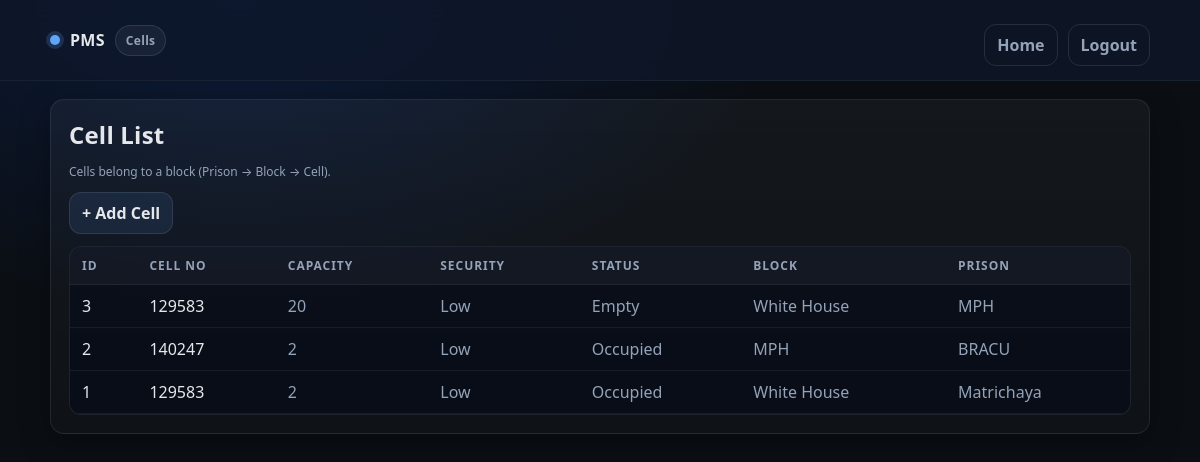
Page /cells/list.php (signed in) on the committed database.
### tables this page shows
CREATE TABLE `cell` (
  `CellID` int(11) NOT NULL,
  `BlockID` int(11) NOT NULL,
  `CellNumber` varchar(20) NOT NULL,
  `Capacity` int(11) NOT NULL,
  `SecurityLevel` varchar(30) NOT NULL,
  `Status` varchar(30) NOT NULL
);

CREATE TABLE `block` (
  `BlockID` int(11) NOT NULL,
  `PrisonID` int(11) NOT NULL,
  `Name` varchar(80) NOT NULL,
  `Type` varchar(30) NOT NULL
);

CREATE TABLE `prison` (
  `PrisonID` int(11) NOT NULL,
  `Name` varchar(100) NOT NULL,
  `Location` varchar(150) NOT NULL,
  `TotalCapacity` int(11) NOT NULL
);

### cells/list.php (the view, shortened to what this page needs)
<?php
require_once(__DIR__ . "/../config/db.php");
$res = $conn->query("
  SELECT c.CellID, c.CellNumber, c.Capacity, c.SecurityLevel, c.Status,
         b.Name AS BlockName, p.Name AS PrisonName
  FROM Cell c
  JOIN Block b ON b.BlockID = c.BlockID
  JOIN Prison p ON p.PrisonID = b.PrisonID
  ORDER BY c.CellID DESC
");
?>
<!doctype html>
<html lang="en">
<head>
  <link rel="stylesheet" href="../assets/style.css">
</head>
<body>
<div class="nav">
  <div class="row">
    <div class="brand">
      <span class="dot"></span>
      <span>PMS</span>
      <span class="badge">Cells</span>
    </div>
    <div class="actions">
      <a class="btn btn-ghost" href="../index.php">Home</a>
      <a class="btn btn-ghost" href="../auth/logout.php">Logout</a>
    </div>
  </div>
</div>
<div class="container">
  <div class="card">
    <h1>Cell List</h1>
    <p class="small">Cells belong to a block (Prison → Block → Cell).</p>
    <?php if(isset($_SESSION["Role"]) && $_SESSION["Role"] === "ADMIN"): ?>
      <div class="actions">
        <a class="btn" href="add.php">+ Add Cell</a>
      </div>
    <?php endif; ?>
    <div class="table-wrap">
      <table class="table">
        <tr>
          <th>ID</th>
          <th>Cell No</th>
          <th>Capacity</th>
          <th>Security</th>
          <th>Status</th>
          <th>Block</th>
          <th>Prison</th>
        </tr>
        <?php if($res && $res->num_rows>0): ?>
          <?php while($r=$res->fetch_assoc()): ?>
            <tr>
              <td><?= (int)$r["CellID"] ?></td>
              <td><?= htmlspecialchars($r["CellNumber"]) ?></td>
              <td class="muted"><?= (int)$r["Capacity"] ?></td>
              <td class="muted"><?= htmlspecialchars($r["SecurityLevel"]) ?></td>
              <td class="muted"><?= htmlspecialchars($r["Status"]) ?></td>
              <td class="muted"><?= htmlspecialchars($r["BlockName"]) ?></td>
              <td class="muted"><?= htmlspecialchars($r["PrisonName"]) ?></td>
            </tr>
          <?php endwhile; ?>
        <?php else: ?>
          <tr><td colspan="7"><div class="alert">No cells found.</div></td></tr>
        <?php endif; ?>
      </table>
    </div>
  </div>
</div>
</body>
</html>

### assets/style.css (style rules this page uses)
:root { --bg:#0b0f14; --panel:#0f172a; --card:#0b1220; --text:#e5e7eb; --muted:#94a3b8; --line:#1f2937; --accent:#60a5fa; --accent2:#22c55e; --danger:#ef4444; --warn:#f59e0b; --radius:14px; --shadow: 0 10px 30px rgba(0,0,0,.35); }
* { box-sizing:border-box }
html,body { height:100% }
body { margin:0; font-family: ui-sans-serif, system-ui, -apple-system, Segoe UI, Roboto, Arial, "Noto Sans", "Helvetica Neue", sans-serif; background: radial-gradient(1200px 700px at 20% 0%, #0b1b3a 0%, var(--bg) 45%) fixed; color:var(--text); }
a { color:var(--accent); text-decoration:none }
.container { width:min(1100px, 92%); margin: 0 auto; padding: 18px 0 40px; }
.nav { position:sticky; top:0; backdrop-filter: blur(10px); background: rgba(15,23,42,.75); border-bottom:1px solid rgba(31,41,55,.7); z-index:10; }
.nav .row { width:min(1100px, 92%); margin:0 auto; padding:14px 0; display:flex; align-items:center; justify-content:space-between; gap:12px; }
.brand { display:flex; align-items:center; gap:10px; font-weight:700; letter-spacing:.3px; }
.brand .dot { width:10px;height:10px;border-radius:999px;background:var(--accent); box-shadow:0 0 0 4px rgba(96,165,250,.18); }
.badge { display:inline-flex; align-items:center; gap:8px; padding:6px 10px; border-radius:999px; font-size:12px; color:var(--muted); background: rgba(148,163,184,.08); border:1px solid rgba(148,163,184,.18); }
.card { background: linear-gradient(180deg, rgba(255,255,255,.04), rgba(255,255,255,.02)); border:1px solid rgba(148,163,184,.14); border-radius: var(--radius); box-shadow: var(--shadow); padding: 18px; }
h1 { margin:0 0 8px; font-size:24px; letter-spacing:.2px; }
.actions { display:flex;flex-wrap:wrap;gap:10px;margin-top:10px }
.btn { display:inline-flex; align-items:center; justify-content:center; padding:9px 12px; border-radius: 12px; border:1px solid rgba(148,163,184,.18); background: rgba(96,165,250,.10); color: var(--text); font-weight:600; }
.btn-ghost { background: transparent; color: var(--muted); }
.table-wrap { margin-top:12px; border-radius: 12px; overflow:hidden; border:1px solid rgba(148,163,184,.14); background: rgba(2,6,23,.4); }
.table { width:100%; border-collapse:collapse; }
.table th, .table td { padding: 10px 12px; border-bottom:1px solid rgba(148,163,184,.10); text-align:left; white-space:nowrap; }
.table th { font-size:12px; color: var(--muted); text-transform: uppercase; letter-spacing: .08em; background: rgba(148,163,184,.06); }
.table td.muted { color: var(--muted); }
.table td:last-child { white-space:nowrap; }
.small { font-size:12px;color:var(--muted) }

### rows in the picture
cell: CellID "3", CellNumber "129583", Capacity "20", SecurityLevel "Low", Status "Empty", BlockID.Name "White House", prison.Name "MPH"
cell: CellID "2", CellNumber "140247", Capacity "2", SecurityLevel "Low", Status "Occupied", BlockID.Name "MPH", prison.Name "BRACU"
cell: CellID "1", CellNumber "129583", Capacity "2", SecurityLevel "Low", Status "Occupied", BlockID.Name "White House", prison.Name "Matrichaya"
